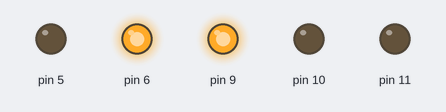
Recording of a sketch running on a simulated Arduino Uno, built with avr-gcc and run on an emulated ATmega328P. On the bench: output pins drawn as LEDs (lit = HIGH).

Above: at 2.5 s.
At 6.5 s:
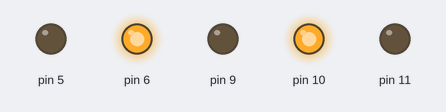
At 10.5 s:
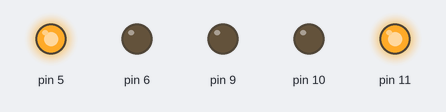
At 13.15 s:
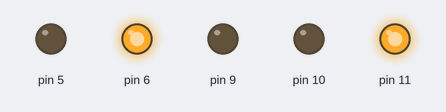
At 15.85 s:
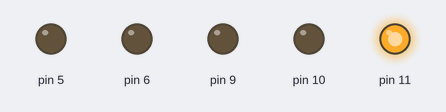
Timing chart, 0 to 18.4 s (numbered marks = the images above):
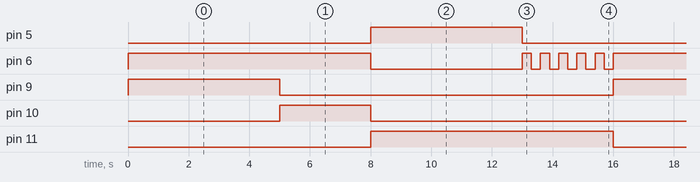

Measured:
- by itself, pin 5, pin 9: alternates HIGH for 5.0 s and LOW for 11.0 s
- by itself, pin 6: goes HIGH 8.0 s, LOW 5.0 s, 5 × (HIGH 0.30 s, LOW 0.30 s), HIGH 8.0 s, LOW 5.0 s, 5 × (HIGH 0.30 s, LOW 0.30 s), then HIGH
- by itself, pin 10: alternates HIGH for 3.0 s and LOW for 13.0 s
- by itself, pin 11: alternates HIGH for 8.0 s and LOW for 8.0 s

The sketch:

sketch_sep01a.ino
```cpp
void setup() {
  pinMode(6, OUTPUT);
  pinMode(5, OUTPUT);
  pinMode(11, OUTPUT);
  pinMode(10, OUTPUT);
  pinMode(9, OUTPUT);
}

void loop() {
  digitalWrite(6, HIGH);
  digitalWrite(9, HIGH);
  delay(5000);
  digitalWrite(9, LOW);

  digitalWrite(10, HIGH);
  delay(3000);
  digitalWrite(10, LOW);
  digitalWrite(6, LOW);

  digitalWrite(5, HIGH);
  digitalWrite(11, HIGH);
  delay(5000);
  digitalWrite(5, LOW);

  for (int i = 0; i < 5; i++) {
    digitalWrite(6, HIGH);
    delay(300);
    digitalWrite(6, LOW);
    delay(300);
  }
  digitalWrite(11, LOW);
}
```
